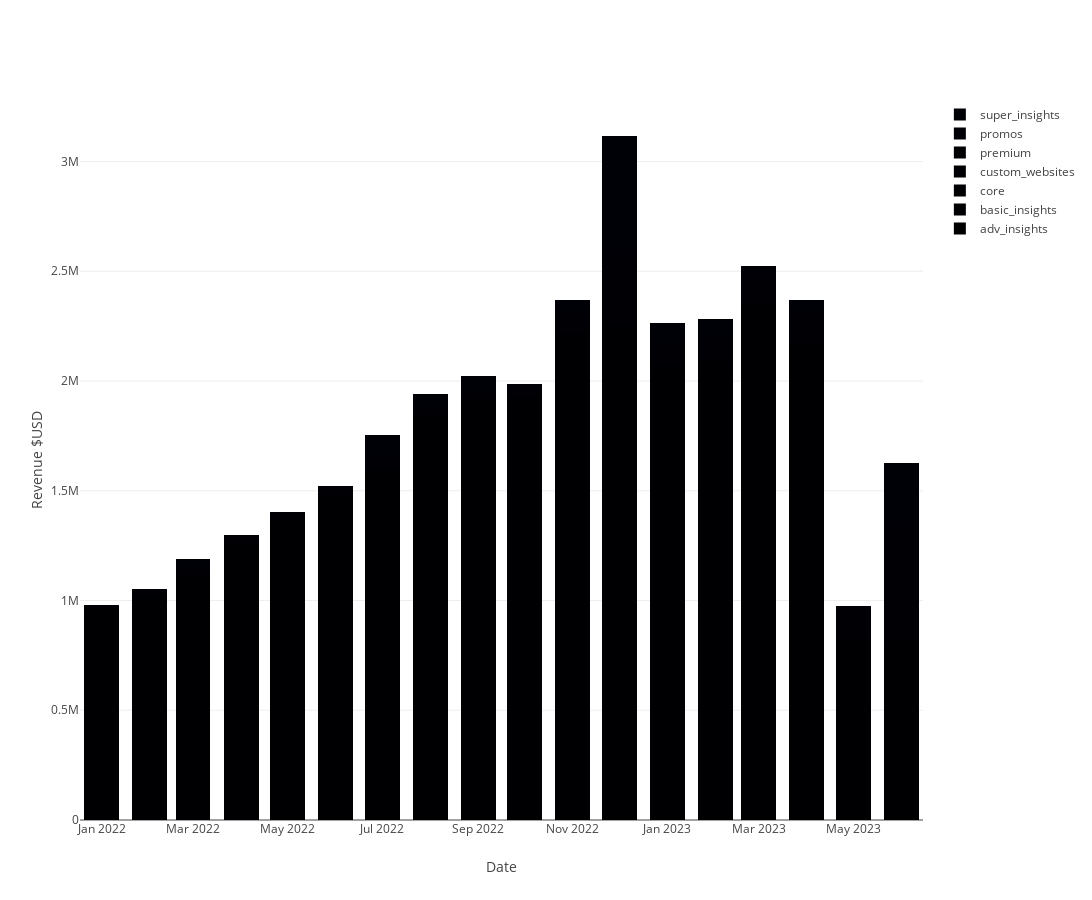

Write notebook code for a chart like this one.
### Code cell
import plotly.graph_objects as go

# Convert 'year_month' column to datetime format
final_revenue_df['year_month'] = pd.to_datetime(final_revenue_df['year_month'])

# Pivot the data to prepare for the stacked bar chart
pivot_df = final_revenue_df.pivot_table(index='year_month', columns='product', values='revenue', aggfunc='sum').fillna(0).reset_index()

# Sort the pivot_df by year_month
pivot_df = pivot_df.sort_values(by='year_month')

color_map = {
    'premium': '#1F7368',
    'core': '#B185B4',
    'promos': '#A6C1D8',
    'custom_websites': '#FF7F0E',  # You can add more colors here for other products
    'basic_insights': '#9467BD',
    'adv_insights': '#2CA02C',
    'super_insights': '#17BECF'
}


# Create the stacked bar chart using Plotly Graph Objects
fig = go.Figure()

for product in pivot_df.columns[1:]:
    fig.add_trace(go.Bar(
        x=pivot_df['year_month'],
        y=pivot_df[product],
        name=product,
        marker_color=color_map.get(product, 'grey')  # Use 'grey' for unknown products

    ))

# Customize the layout
fig.update_layout(
    barmode='stack',  # Stacked bar chart
    xaxis_title='Date',
    yaxis_title='Revenue $USD',
    width = 1500,
    height = 900
    
)

# Show the chart
fig.show()
